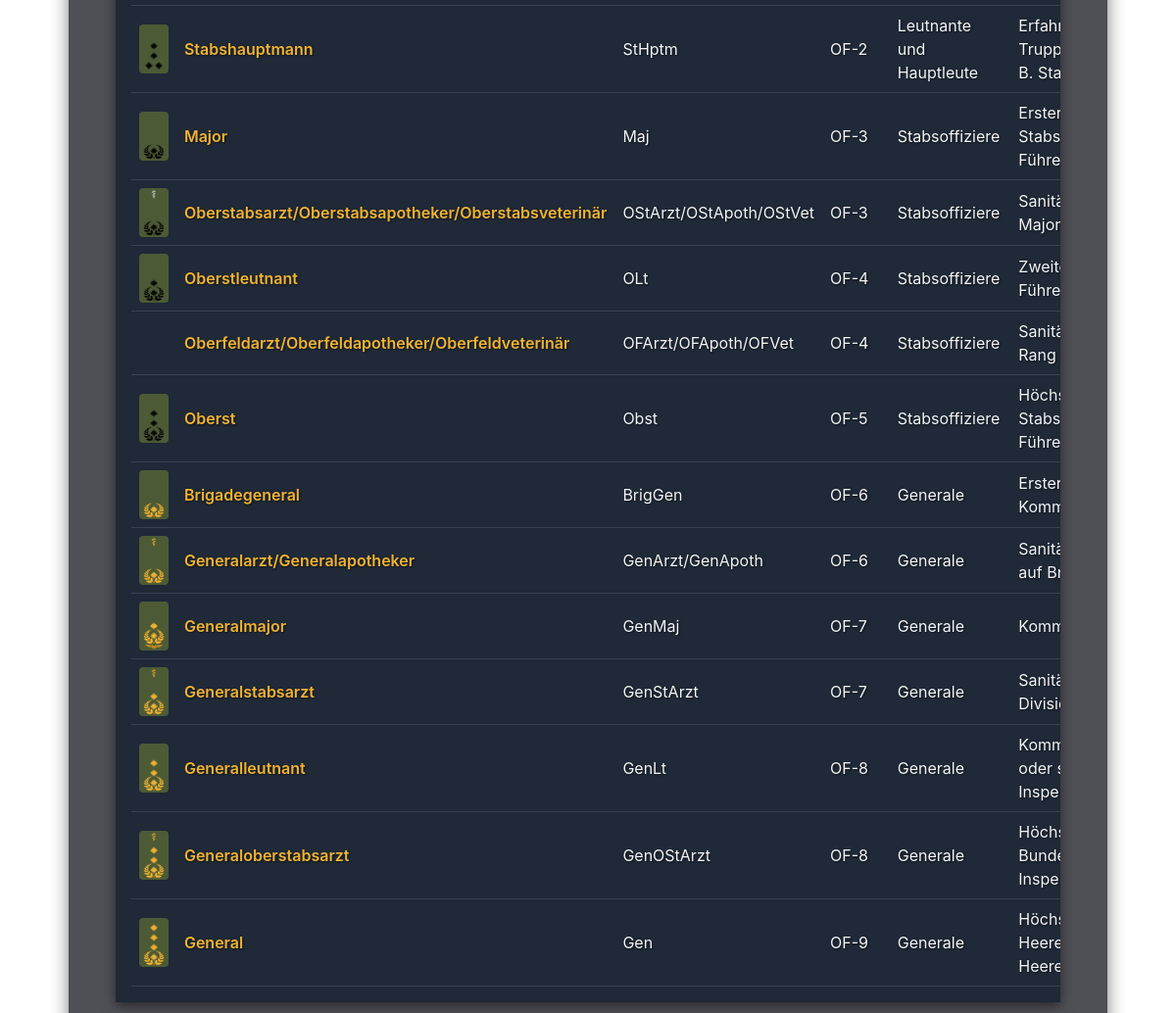
The page /ranks/table (lower part) on the database as committed earlier.
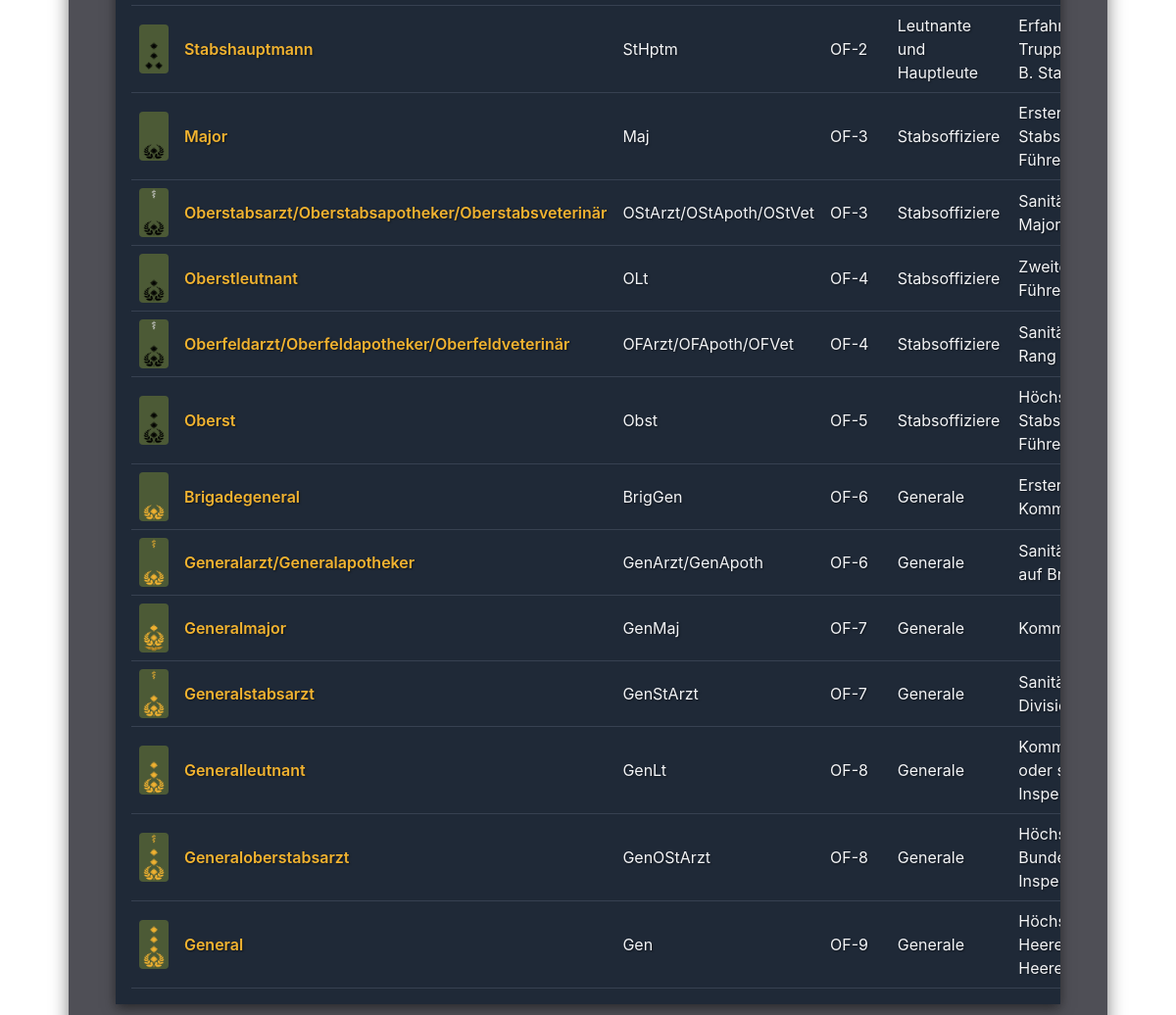
The same page on the database as committed later.
### app/models.py (models this page shows, shortened)
class Rank(db.Model):
    __tablename__ = "rank"
    id = db.Column(db.Integer, primary_key=True)
    sort_order = db.Column(db.Integer, nullable=False, default=0)
    branch = db.Column(db.String(50))               # Heer, Luftwaffe, Marine
    title = db.Column(db.String(100))
    abbreviation = db.Column(db.String(20))
    level_code = db.Column(db.String(10))
    rank_type = db.Column(db.String(50))            # Mannschaft, Unteroffizier, Offizier
    rank_group = db.Column(db.String(100))          # Offizier: Leutnante und Hauptleute, Stabsoffiziere, Generale
    specialization = db.Column(db.String(50))       # Sanitäter
    description = db.Column(db.Text)
    image_filename = db.Column(db.String(200))

### app/routes.py (the view)
@bp.route("/ranks/table")
def ranks_table():
    branch = request.args.get("branch", session.get("default_branch", "Heer"))
    user_backgrounds = session.get("backgrounds", DEFAULT_BACKGROUNDS)
    if not branch or branch == "Alle":
        active_branch = session.get("default_branch", "Heer")
        background = user_backgrounds.get(active_branch, DEFAULT_BACKGROUNDS[active_branch])
        ranks = Rank.query.order_by(Rank.branch, Rank.sort_order).all()
    else:
        branch = branch.capitalize()
        background = user_backgrounds.get(branch, DEFAULT_BACKGROUNDS.get(branch))
        ranks = Rank.query.filter_by(branch=branch).order_by(Rank.sort_order).all()
    branches = ["Alle", "Heer", "Luftwaffe", "Marine"]
    session["current_background"] = background
    return render_template(
        "ranks/ranks_table.html",
        ranks=ranks,
        branches=branches,
        selected_branch=branch or "Alle",
        background=background
    )

### app/templates/ranks/ranks_table.html (shortened to what this page needs)
{% extends "base.html" %}
{% block content %}
<div class="ranks">
  <div class="ranks__table-wrapper">
    <table class="ranks__table">
      <tbody>
        {% for rank in ranks %}
        <tr>
          <td><img src="{{ url_for('static', filename='images/' + rank.image_filename) }}" alt=""></td>
          <td class="ranks__title-cell">{{ rank.title }}</td>
          <td>{{ rank.abbreviation or "–" }}</td>
          <td>{{ rank.level_code or "–" }}</td>
          <td>{{ rank.rank_group or rank.rank_type or "–" }}</td>
          <td>{{ rank.description or "Keine Beschreibung" }}</td>
        </tr>
        {% endfor %}
      </tbody>
    </table>
  </div>
</div>
{% endblock %}

### app/templates/base/base.html (shortened to what this page needs)
<!doctype html>
<html lang="de">
<head>
  <link
    href="https://cdn.jsdelivr.net/npm/bootstrap@5.3.0/dist/css/bootstrap.min.css"
    rel="stylesheet"
  >
  <link rel="stylesheet" href="{{ url_for('static', filename='css/style.css') }}">
  {% set branch = request.args.get('branch') or session.get('default_branch', 'Heer') %}
  {% set backgrounds = session.get('backgrounds', {
      'Heer': 'Hintergrund-Heer-Wald.png',
      'Luftwaffe': 'Hintergrund-Luftwaffe-Grau.png',
      'Marine': 'Hintergrund-Marine-Hell.png'
  }) %}
  {% set background = backgrounds.get(branch, 'Hintergrund-Heer-Wald.png') %}
</head>
<body>
  <main class="container mt-4">
    {% block content %}{% endblock %}
  </main>
</body>
</html>

### app/static/css/style.css (style rules this page uses)
main.container { background: transparent !important; }
:root { --bw-gold: rgba(242, 179, 48, 1); --bw-bg: rgba(20, 20, 30, 0.75); --gray-dark: rgba(31, 41, 55, 1); --gray-mid: rgba(55, 65, 81, 1); --gray-line: rgba(75, 85, 99, 1); --txt-light: rgba(243, 244, 246, 1); --shadows: rgba(0, 0, 0, 0.5); --hover: rgba(45, 55, 72, 1); --blue: rgba(0, 89, 205, 1); --red: rgba(220, 53, 69, 1); --green: rgba(40, 167, 69, 1); --font-family-sans: "Inter", "Helvetica Neue", Arial, sans-serif; --font-size-xs: 0.75rem; --font-size-sm: 0.875rem; --font-size-base: 1rem; --font-size-m: 1.125rem; --font-size-l: 1.5rem; --font-size-xl: 2rem; --font-size-xxl: 2.5rem; --font-size-xxxl: 3rem; --font-weight-regular: 400; --font-weight-medium: 500; --font-weight-semibold: 600; --font-weight-bold: 700; --line-height-tight: 1.2; --line-height-normal: 1.5; --line-height-loose: 1.8; --space-1: 0.25rem; --space-2: 0.5rem; --space-3: 0.75rem; --space-4: 1rem; --space-5: 1.5rem; --space-6: 2rem; --space-7: 3rem; --space-8: 4rem; --padding-section: var(--space-6); --radius-xs: 4px; --radius-sm: 6px; --radius-m: 8px; --radius-l: 12px; --radius-xl: 16px; --radius-full: 9999px; --radius-button: var(--radius-m); --radius-card: var(--radius-l); --radius-modal: var(--radius-xl); --space-section: var(--space-7); --space-card: var(--space-5); --font-heading: var(--font-size-xxl); --font-subheading: var(--font-size-l); --font-body: var(--font-size-base); }
.ranks { background-color: var(--bw-bg); color: var(--txt-light); padding: var(--space-7); border-radius: var(--radius-card); margin: var(--space-8) auto; box-shadow: 0 6px 18px var(--shadows); max-width: 1400px; width: 95%; }
.ranks__table-wrapper { background-color: var(--gray-dark); padding: var(--space-4); border-radius: var(--radius-md); box-shadow: 0 4px 12px var(--shadows); overflow-x: auto; }
.ranks__table { width: 100%; min-width: 800px; border-collapse: collapse; color: var(--txt-light); font-size: var(--font-size-base); }
.ranks__table img { height: 50px; border-radius: var(--radius-xs); }
.ranks__title-cell { font-weight: var(--font-weight-semibold); color: var(--bw-gold); }

Rows that differ between the two databases and show on the page:
changed Rank "Oberfeldarzt/Oberfeldapotheker/Oberfeldveterinär": image_filename: picture added
